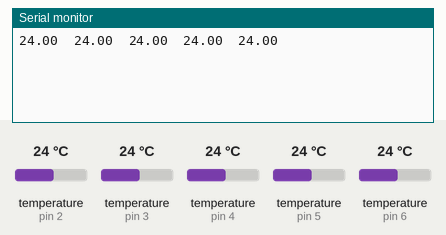
This sketch was run on a simulated Arduino Uno, built with avr-gcc and run on an emulated ATmega328P. Parts: the last lines printed to the serial monitor. Inputs (shaded band) come from the test bench; at power-on: temperature (sensors on pin 2, pin 3, pin 4, pin 5, pin 6) 24 °C.

Above: at 1.8 s.
1.9 s: temperature (sensor on pin 2) set to 12 °C
At 3.0 s:
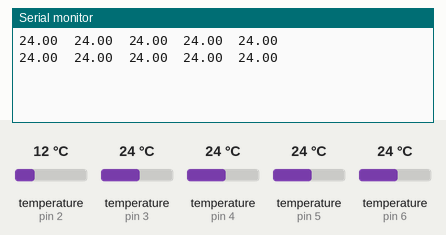
3.4 s: temperature (sensor on pin 3) set to 12 °C
At 4.7 s:
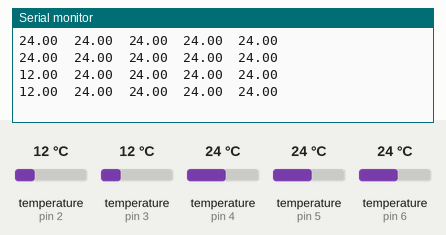
4.9 s: temperature (sensor on pin 4) set to 12 °C
At 6.1 s:
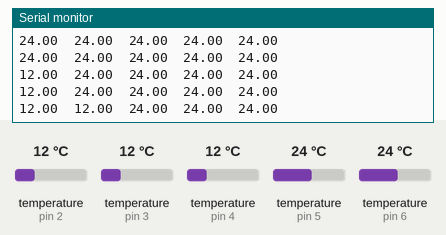
6.4 s: temperature (sensor on pin 5) set to 12 °C
At 7.2 s:
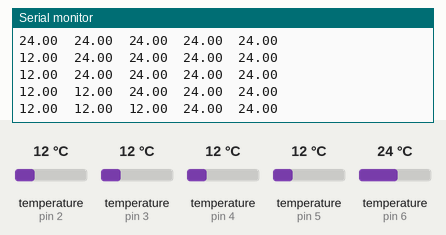
10.6 s: temperature (sensor on pin 6) set to 12 °C
At 11.2 s:
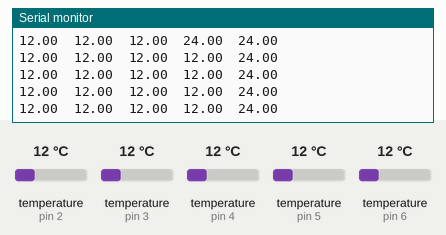
12.1 s: temperature (sensor on pin 2) set to 19 °C
At 13.6 s:
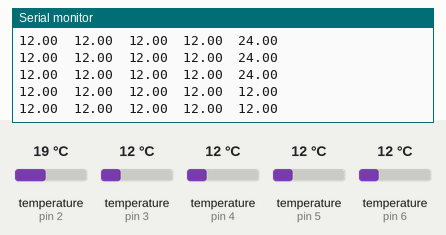
Timing chart, 0 to 14.6 s (numbered marks = the images above; inputs shaded):
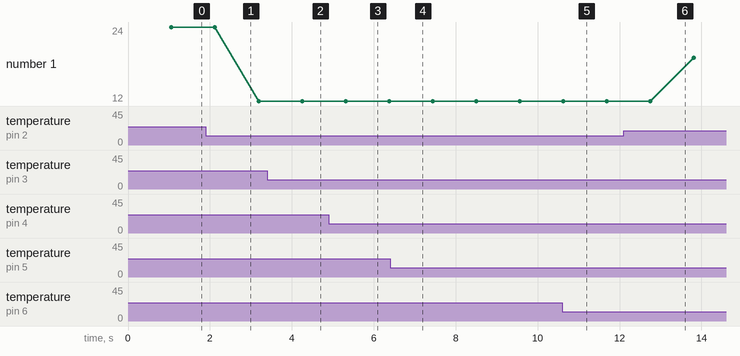

Measured:
- plotted number 1: 24 → 12 after the input at 1.9 s, 12 → 19 after the input at 12.1 s

The sketch:

DS18B20.ino
```cpp
#include <OneWire.h>
#include "microDS18B20.h"

MicroDS18B20<2> sensor1;
MicroDS18B20<3> sensor2;
MicroDS18B20<4> sensor3;
MicroDS18B20<5> sensor4;
MicroDS18B20<6> sensor5;

float temp1;
float temp2;
float temp3;
float temp4;
float temp5;

void setup() {
  Serial.begin(9600);
}

void loop() {
  sensor1.requestTemp();
  sensor2.requestTemp();
  sensor3.requestTemp();
  sensor4.requestTemp();
  sensor5.requestTemp();
  temp1 = sensor1.getTemp();
  temp2 = sensor2.getTemp();
  temp3 = sensor3.getTemp();
  temp4 = sensor4.getTemp();
  temp5 = sensor5.getTemp();
  delay(1000);
  if (sensor1.readTemp()) {
    Serial.print(temp1); Serial.print('\t');
    }
  if (sensor2.readTemp()) {
    Serial.print(temp2); Serial.print('\t');
    }
  if (sensor3.readTemp()) {
    Serial.print(temp3); Serial.print('\t');
    }
  if (sensor4.readTemp()) {
    Serial.print(temp4); Serial.print('\t');
    }
  if (sensor5.readTemp()) {
    Serial.print(temp5); Serial.println('\t');
    }
}
```
